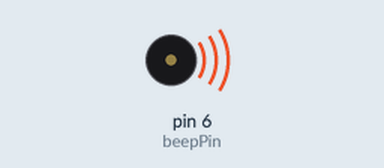
Simulated run of this sketch. Board: Arduino Uno, built with avr-gcc and run on an emulated ATmega328P. Parts: buzzer (waves = sounding, pin HIGH). Random numbers use the default seed unless the sketch sets one.

Above: at 0.4 s.
At 51.9 s:
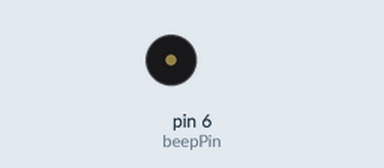
Timing chart, 0 to 54.5 s (numbered marks = the images above):
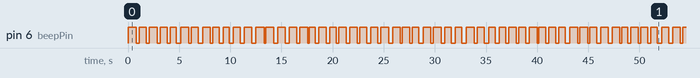

The sketch:

BepperTest.ino
```cpp
int beepPin = 6;

bool wasBeeping;
bool doBeep;

uint32_t turnOffBeepTimeout = 1000;

int beepLength = 600;
int blankLength = 400;

bool beeping;

unsigned long beepTimer;

void setup()
{
    doBeep = true;
    pinMode(beepPin, OUTPUT);
}

void loop()
{
    auto currentTime = millis();

    // If we just started beeping, restart timer
    if (doBeep && !wasBeeping)
        beepTimer = currentTime;

    auto elapsedTime = currentTime - beepTimer;

    if (elapsedTime < beepLength)
        TurnOnBeep();
    else
    {
        TurnOffBeep();

        // Reset timer once the beep and blank have finished
        if (elapsedTime > beepLength + blankLength)
            beepTimer = currentTime;
    }

    wasBeeping = doBeep;
}

void TurnOnBeep()
{
    if (beeping)
        return;

    beeping = true;
    blankLength = random(300, 500);

    digitalWrite(beepPin, HIGH);
    //tone(beepPin, random(500, 2000));
}

void TurnOffBeep()
{
    if (!beeping)
        return;

    beeping = false;
    beepLength = random(550, 800);

    digitalWrite(beepPin, LOW);
    //noTone(beepPin);
}
```

Measured:
- by itself, pin 6 (beepPin): moves between LOW and HIGH, repeating every 42.0 s
